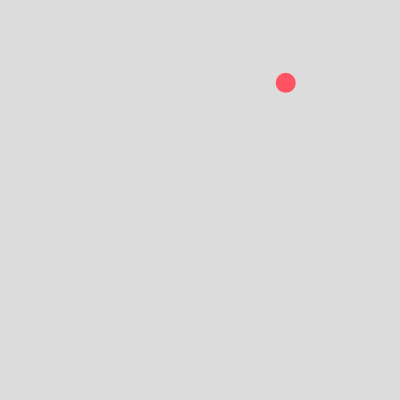
Frame 1 (no input)
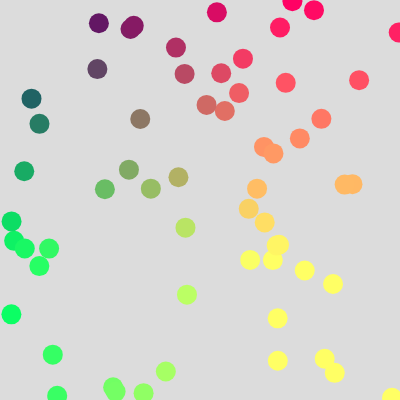
Frame 60 (no input)
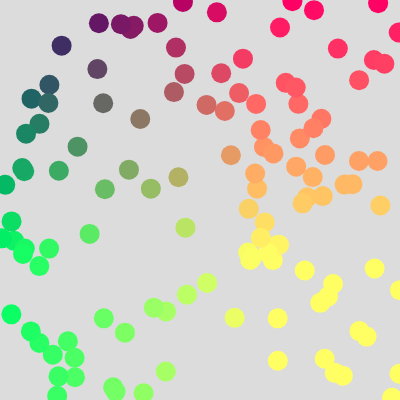
Frame 120 (the mouse pressed at the canvas centre since frame 60)

The p5.js sketch that drew these frames (run headless with seeded random() and noise() and a simulated clock; from frame 60 on, the mouse is pressed at the canvas centre):

// p5.js sketch
// ── sketch.js
function setup() {
    createCanvas(400, 400);
    background(220);
    // HSB with H range 0-400, S range 0-400, B range 0-100:
    //colorMode(HSB, 400, 400, 100);
}

function draw() {
    let h = random(width);
    let s = random(height);
    fill(h, s, 100);
    noStroke()
    ellipse(h, s, 20);
}
